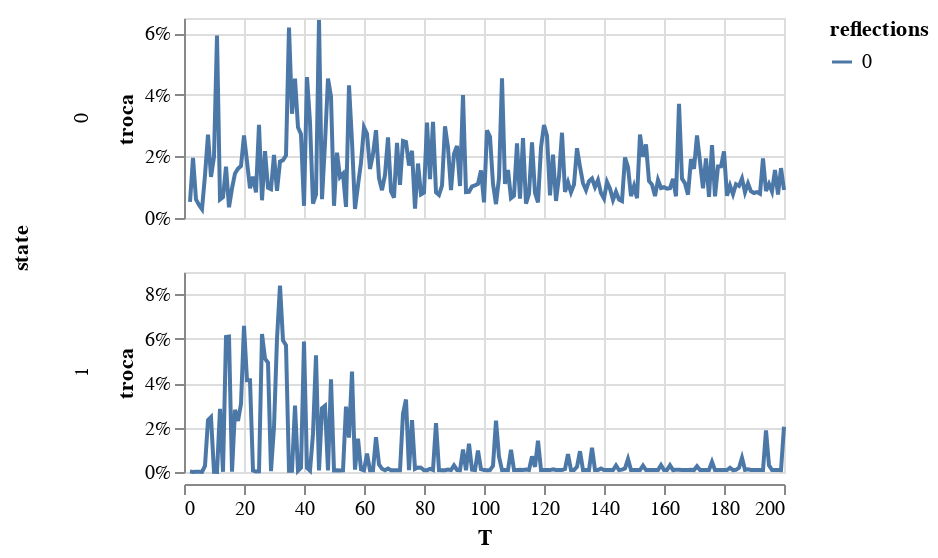

This figure's notebook cell:
### Code cell
alt.Chart(db_mean).mark_line().encode(
    x = 'T',
    y = alt.Y('troca').axis(format = '%'),
    row = 'state:N',
    color = 'reflections:N'
).properties(height = 100).resolve_scale(y = 'independent')

### Figure 1 — Vega-Lite specification as saved in the notebook (floating-point values rounded to 4 significant figures; data arrays with more than 128 entries replaced by an {"elided": "..."} marker saying what was removed)
{"config": {"view": {"continuousWidth": 300, "continuousHeight": 300}}, "data": {"name": "data-da49f97ea4d8836ba71ca8d050bd45f1"}, "mark": {"type": "line"}, "encoding": {"color": {"field": "reflections", "type": "nominal"}, "row": {"field": "state", "type": "nominal"}, "x": {"field": "T", "type": "quantitative"}, "y": {"axis": {"format": "%"}, "field": "troca", "type": "quantitative"}}, "height": 100, "resolve": {"scale": {"y": "independent"}}, "$schema": "https://vega.github.io/schema/vega-lite/v5.17.0.json", "datasets": {"data-da49f97ea4d8836ba71ca8d050bd45f1": {"elided": "398 records"}}}
